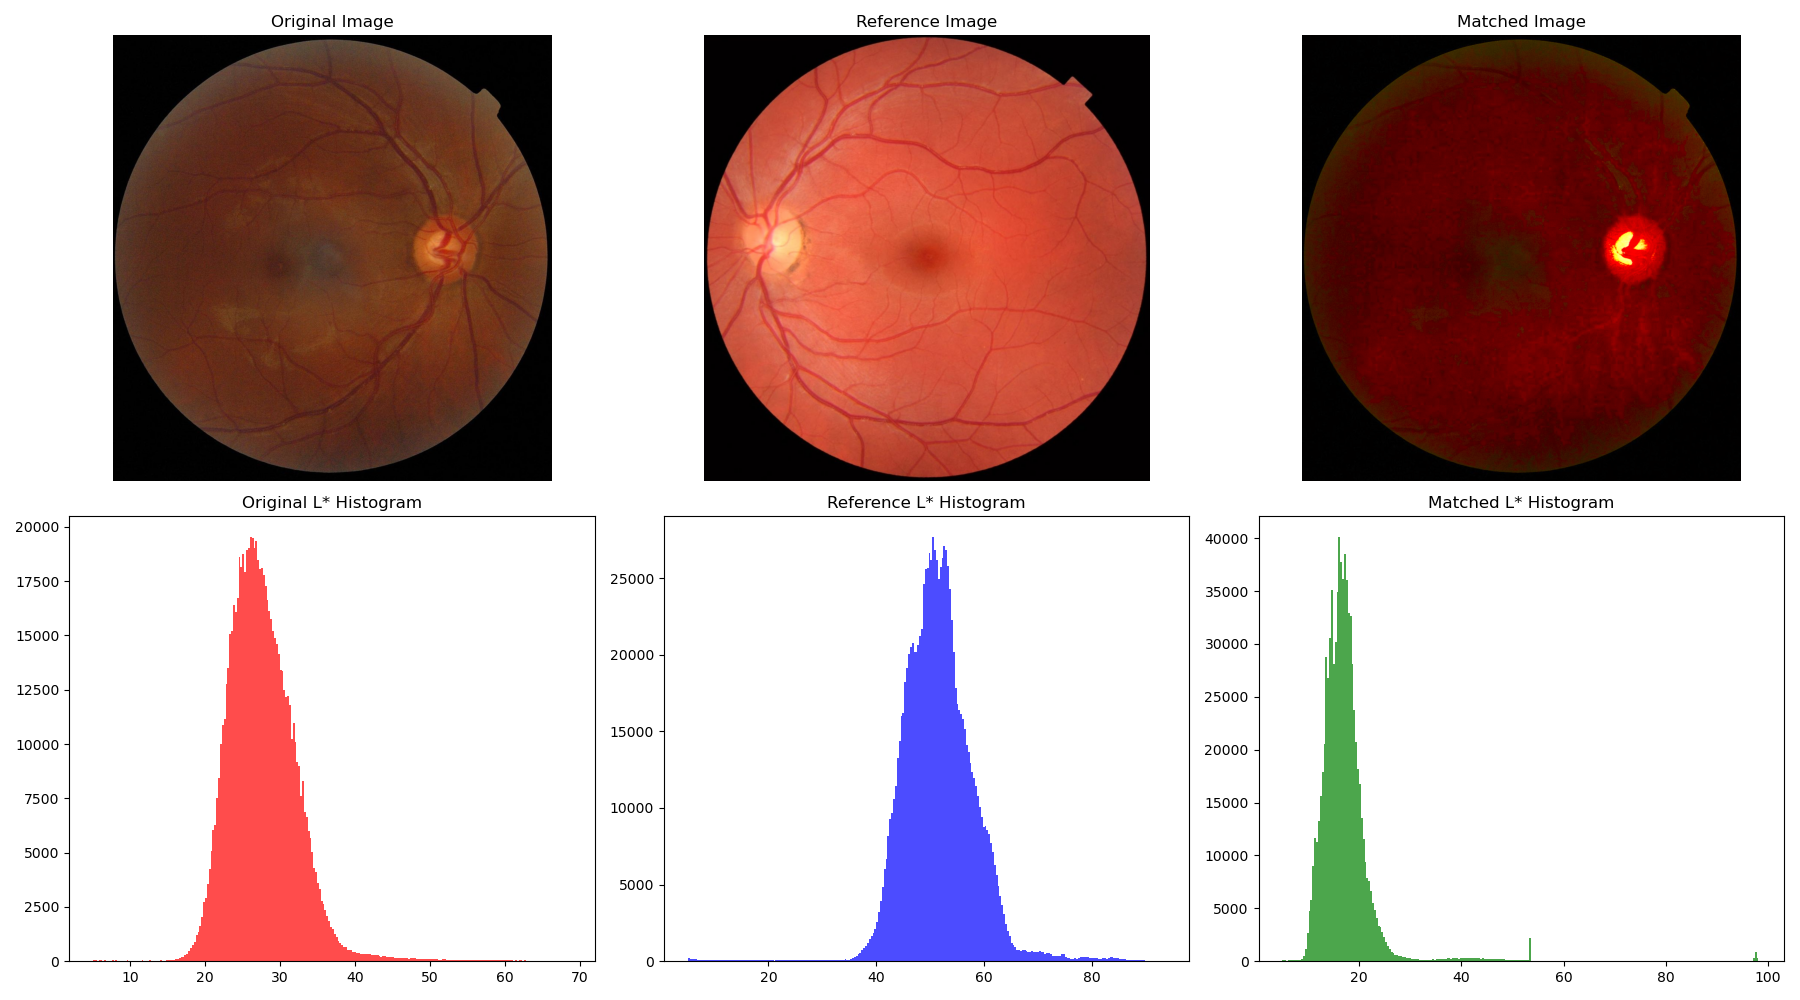

Generate this figure with Python:
import numpy as np
import matplotlib.pyplot as plt
import matplotlib.image as mpimg
from skimage.color import rgb2lab, lab2rgb

def myHistMatch(source_rgb, ref_rgb, num_bins=256):
    """
    Matches the histogram of a source image to a reference image.
    Operates on L, a, and b channels independently, ignoring the black background.

    Args:
        source_rgb (np.array): The input image to be modified.
        ref_rgb (np.array): The reference image.
        num_bins (int): Number of bins for histogram calculation.

    Returns:
        np.array: The histogram-matched image.
    """
    # Convert to Lab space
    source_lab = rgb2lab(source_rgb)
    ref_lab = rgb2lab(ref_rgb)
    matched_lab = np.copy(source_lab)

    # Create masks to ignore the black background (pixels with low luminance)
    source_mask = source_lab[:, :, 0] > 5
    ref_mask = ref_lab[:, :, 0] > 5

    # Match histograms for each channel (L, a, b)
    for i in range(3):
        source_chan = source_lab[:, :, i]
        ref_chan = ref_lab[:, :, i]

        source_vals = source_chan[source_mask]
        ref_vals = ref_chan[ref_mask]

        # Calculate CDFs
        hist_source, bins = np.histogram(source_vals.ravel(), num_bins)
        hist_ref, _ = np.histogram(ref_vals.ravel(), bins=num_bins, range=(bins[0], bins[-1]))
        
        cdf_source = hist_source.cumsum()
        cdf_ref = hist_ref.cumsum()

        # Normalize CDFs
        cdf_source = cdf_source / cdf_source.max()
        cdf_ref = cdf_ref / cdf_ref.max()

        # Create the mapping function
        mapping_func = np.interp(cdf_source, cdf_ref, np.arange(num_bins))

        # Apply the mapping to the source channel (only the foreground)
        matched_chan = np.interp(source_chan[source_mask], np.arange(num_bins), mapping_func)
        
        # Put the matched values back into the image
        temp_chan = matched_lab[:, :, i]
        temp_chan[source_mask] = matched_chan
        matched_lab[:, :, i] = temp_chan

    # Convert back to RGB
    matched_rgb = lab2rgb(matched_lab)
    return np.clip(matched_rgb, 0, 1)

# Load images
try:
    retina_image = mpimg.imread('data/hist/retina.png')
    retina_ref = mpimg.imread('data/hist/retinaRef.png')
except FileNotFoundError:
    print("Error: retina images not found. Please check file paths.")
    retina_image = np.random.rand(256, 256, 3)
    retina_ref = np.random.rand(256, 256, 3)
    
# Perform histogram matching
matched_image = myHistMatch(retina_image, retina_ref)

# Display results
fig, axes = plt.subplots(2, 3, figsize=(18, 10))

# Images
axes[0, 0].imshow(retina_image)
axes[0, 0].set_title('Original Image')
axes[0, 1].imshow(retina_ref)
axes[0, 1].set_title('Reference Image')
axes[0, 2].imshow(matched_image)
axes[0, 2].set_title('Matched Image')

# Histograms (Luminance channel)
axes[1, 0].hist(rgb2lab(retina_image)[:,:,0][rgb2lab(retina_image)[:,:,0] > 5].ravel(), bins=256, color='red', alpha=0.7)
axes[1, 0].set_title('Original L* Histogram')

axes[1, 1].hist(rgb2lab(retina_ref)[:,:,0][rgb2lab(retina_ref)[:,:,0] > 5].ravel(), bins=256, color='blue', alpha=0.7)
axes[1, 1].set_title('Reference L* Histogram')

axes[1, 2].hist(rgb2lab(matched_image)[:,:,0][rgb2lab(matched_image)[:,:,0] > 5].ravel(), bins=256, color='green', alpha=0.7)
axes[1, 2].set_title('Matched L* Histogram')

for ax_row in axes:
    for ax in ax_row:
        ax.axis('off')
for ax in axes[1]:
    ax.axis('on')

plt.tight_layout()
plt.show()
